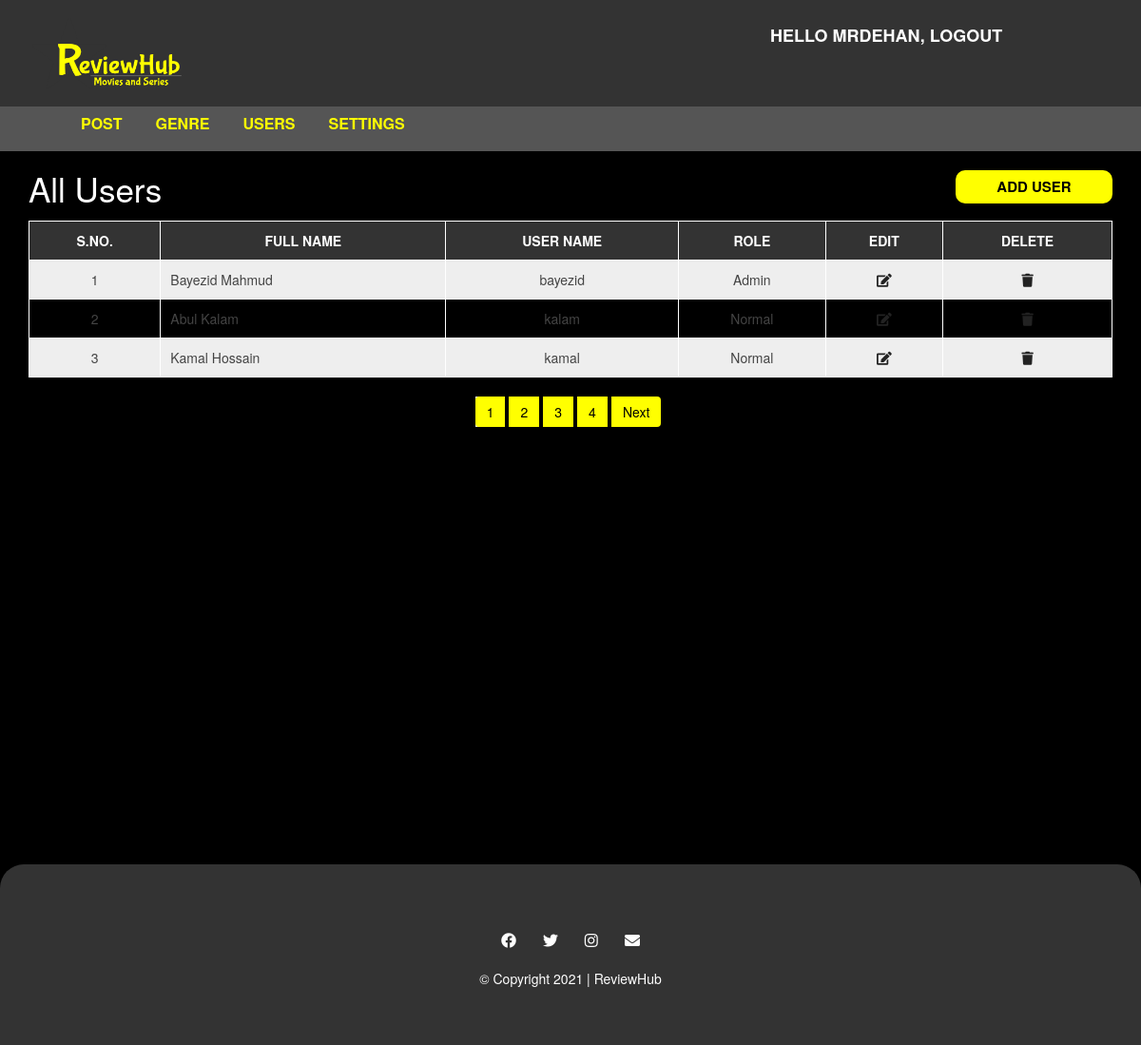
Screenshot of /reviewhub/admin/users.php (signed in) with the database file from the repository.
### tables this page shows
CREATE TABLE `user` (
  `user_id` int UNSIGNED NOT NULL,
  `first_name` varchar(30) NOT NULL,
  `last_name` varchar(30) NOT NULL,
  `username` varchar(30) DEFAULT NULL,
  `password` varchar(40) DEFAULT NULL,
  `role` int NOT NULL
);

### reviewhub/admin/users.php (the view, shortened to what this page needs)
<?php include "header.php";
?>
  <div id="admin-content">
      <div class="container">
          <div class="row">
              <div class="col-md-10">
                  <h1 class="admin-heading">All Users</h1>
              </div>
              <div class="col-md-2">
                  <a class="add-new" href="add-user.php">add user</a>
              </div>
              <div class="col-md-12">
                <?php
                  include "config.php";
                  $limit = 3;
                  if(isset($_GET['page'])){
                    $page = $_GET['page'];
                  }else{
                    $page = 1;
                  }
                  $offset = ($page - 1) * $limit;
                  $sql = "SELECT * FROM user ORDER BY user_id DESC LIMIT {$offset},{$limit}";
                  $result = mysqli_query($conn, $sql) or die("Query Failed.");
                  if(mysqli_num_rows($result) > 0){
                ?>
                  <table class="content-table">
                      <thead>
                          <th>S.No.</th>
                          <th>Full Name</th>
                          <th>User Name</th>
                          <th>Role</th>
                          <th>Edit</th>
                          <th>Delete</th>
                      </thead>
                      <tbody>
                        <?php
                          $serial = $offset + 1;
                          while($row = mysqli_fetch_assoc($result)) {
                        ?>
                          <tr>
                              <td class='id'><?php echo $serial; ?></td>
                              <td><?php echo $row['first_name'] . " ". $row['last_name']; ?></td>
                              <td><?php echo $row['username']; ?></td>
                              <td><?php
                                  if($row['role'] == 1){
                                    echo "Admin";
                                  }else{
                                    echo "Normal";
                                  }
                               ?></td>
                              <td class='edit'><a href='update-user.php?id=<?php echo $row["user_id"]; ?>'><i class='fa fa-edit'></i></a></td>
                              <td class='delete'><a href='delete-user.php?id=<?php echo $row["user_id"]; ?>'><i class='fa fa-trash'></i></a></td>
                          </tr>
                        <?php
                          $serial++;
                        } ?>
                      </tbody>
                  </table>
                  <?php
                }else {
                  echo "<h3>No Results Found.</h3>";
                }
                $sql1 = "SELECT * FROM user";
                $result1 = mysqli_query($conn, $sql1) or die("Query Failed.");
                if(mysqli_num_rows($result1) > 0){
                  $total_records = mysqli_num_rows($result1);
                  $total_page = ceil($total_records / $limit);
                  echo '<ul class="pagination admin-pagination">';
                  for($i = 1; $i <= $total_page; $i++){
                    if($i == $page){
                      $active = "btn-default active";
                    }else{
                      $active = "btn-default";
                    }
                    echo '<li class="'.$active.'"><a href="users.php?page='.$i.'">'.$i.'</a></li>';
                  }
                  if($total_page > $page){
                    echo '<li><a href="users.php?page='.($page + 1).'">Next</a></li>';
                  }
                  echo '</ul>';
                }
                  ?>
              </div>
          </div>
      </div>
  </div>
<?php include "footer.php"; ?>

### reviewhub/css/style.css (style rules this page uses)
body { background-color: #000; color: #fff; }
a:hover, a:focus, a:active, a:visited, a:link { text-decoration: none; }
.pagination { display: block; text-align: center; margin: 0; }
.pagination li { display: inline-block; margin: 0 5px 0 0; }
.pagination li a { border: none; background-color: #ff0; color: #000; }
i.fa { color: #222; }
#admin-content { padding: 20px 0; min-height: 750px; }
#admin-content .admin-heading { font-size: 35px; margin: 0 0 15px; }
#admin-content .add-new { color: #000; background-color: #ff0; font-size: 15px; font-weight: 600; text-align: center; text-transform: uppercase; padding: 7px 10px; display: block; transition: all 0.3s; border-radius: 10px; }
#admin-content .content-table { border: 1px solid #999; width: 100%; margin: 0 0 20px; }
#admin-content .content-table thead { color: #fff; background-color: #333; }
#admin-content .content-table th { padding: 10px; border: 1px solid #fff; font-weight: 600; text-align: center; text-transform: uppercase; }
#admin-content .content-table tbody { color: #444; }
#admin-content .content-table tbody tr { background-color: #eee; }
#admin-content .content-table tbody tr:nth-child(even) { background-color: transparent; }
#admin-content .content-table tbody td { padding: 10px; border: 1px solid #fff; text-align: center; }
#admin-content .content-table tbody td:nth-child(2) { text-align: left; }
#admin-content .admin-pagination { margin: 0; }
#admin-content .admin-pagination li a { display: block; }
.id, .edit, .delete { text-align: center; }

### rows the page displays
user: first_name "Bayezid", last_name "Mahmud", username "bayezid", role "Admin"
user: first_name "Abul", last_name "Kalam", username "kalam", role "Normal"
user: first_name "Kamal", last_name "Hossain", username "kamal", role "Normal"

### other values shown
$_SESSION["username"] "MRDEHAN"
